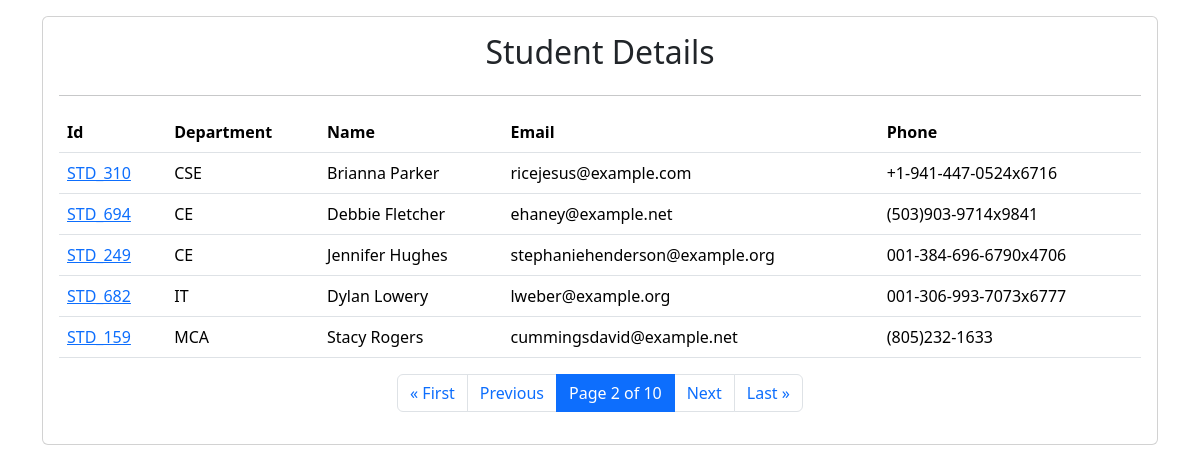
Screenshot of /?page=2 with the database file from the repository.
### myapp/models.py (models this page shows)
class Student(models.Model):
    dept_name = models.ForeignKey(Dept, on_delete=models.CASCADE)
    student_id= models.ForeignKey(StudentId,on_delete=models.CASCADE)
    name = models.CharField(max_length=20)
    email = models.CharField(max_length=50)
    phone = models.CharField(max_length=20)

class StudentId(models.Model):
    student_id=models.CharField(max_length=20)

class Dept(models.Model):
    dept_name=models.CharField(max_length=20)

### myapp/views.py (the view)
# urls.py: path("",index,name="index"),
def index(request):
    students = Student.objects.all()
    paginator = Paginator(students, 5)
    page_number = request.GET.get("page")
    page_obj = paginator.get_page(page_number)
    return render(request,"index.html",{"students":page_obj})

### myapp/templates/index.html (shortened to what this page needs)
<!DOCTYPE html>
<html lang="en">
<head>
    <link href="https://cdn.jsdelivr.net/npm/bootstrap@5.3.7/dist/css/bootstrap.min.css" rel="stylesheet"
>
</head>
<body>
    <div class="container">
        <div class="col-12 card mx-auto p-3 mt-3">
            <h2 align="center">Student Details</h2>
            <hr>
            <table class="table">
                <tr>
                    <th>Id</th>
                    <th>Department</th>
                    <th>Name</th>
                    <th>Email</th>
                    <th>Phone</th>
                </tr>
                {%for st in students%}
                <tr>
                    <td> <a href="{%url 'marksheet'%}?sid={{st.student_id.student_id}}">{{st.student_id.student_id}}</a>
                    </td>
                    <td>{{st.dept_name.dept_name}}</td>
                    <td>{{st.name}}</td>
                    <td>{{st.email}}</td>
                    <td>{{st.phone}}</td>
                </tr>
                {%endfor%}
            </table>
            <nav aria-label="Page navigation">
                <ul class="pagination justify-content-center">
                    {% if students.has_previous %}
                    <li class="page-item">
                        <a class="page-link" href="?page=1" aria-label="First">
                            <span aria-hidden="true">&laquo; First</span>
                        </a>
                    </li>
                    <li class="page-item">
                        <a class="page-link" href="?page={{ students.previous_page_number }}" aria-label="Previous">
                            <span aria-hidden="true">Previous</span>
                        </a>
                    </li>
                    {% else %}
                    <li class="page-item disabled"><span class="page-link">&laquo; First</span></li>
                    <li class="page-item disabled"><span class="page-link">Previous</span></li>
                    {% endif %}
                    <li class="page-item active">
                        <span class="page-link">
                            Page {{ students.number }} of {{ students.paginator.num_pages }}
                        </span>
                    </li>
                    {% if students.has_next %}
                    <li class="page-item">
                        <a class="page-link" href="?page={{ students.next_page_number }}" aria-label="Next">
                            <span aria-hidden="true">Next</span>
                        </a>
                    </li>
                    <li class="page-item">
                        <a class="page-link" href="?page={{ students.paginator.num_pages }}" aria-label="Last">
                            <span aria-hidden="true">Last &raquo;</span>
                        </a>
                    </li>
                    {% else %}
                    <li class="page-item disabled"><span class="page-link">Next</span></li>
                    <li class="page-item disabled"><span class="page-link">Last &raquo;</span></li>
                    {% endif %}
                </ul>
            </nav>
        </div>
    </div>
</body>
</html>

### rows the page displays
Student: student_id.student_id "STD_310", dept_name.dept_name "CSE", name "Brianna Parker", email "ricejesus@example.com", phone "+1-941-447-0524x6716"
Student: student_id.student_id "STD_694", dept_name.dept_name "CE", name "Debbie Fletcher", email "ehaney@example.net", phone "(503)903-9714x9841"
Student: student_id.student_id "STD_249", dept_name.dept_name "CE", name "Jennifer Hughes", email "stephaniehenderson@example.org", phone "001-384-696-6790x4706"
Student: student_id.student_id "STD_682", dept_name.dept_name "IT", name "Dylan Lowery", email "lweber@example.org", phone "001-306-993-7073x6777"
Student: student_id.student_id "STD_159", dept_name.dept_name "MCA", name "Stacy Rogers", email "cummingsdavid@example.net", phone "(805)232-1633"

### other values shown
{{ students.number }} "2"
{{ students.paginator.num_pages }} "10"
